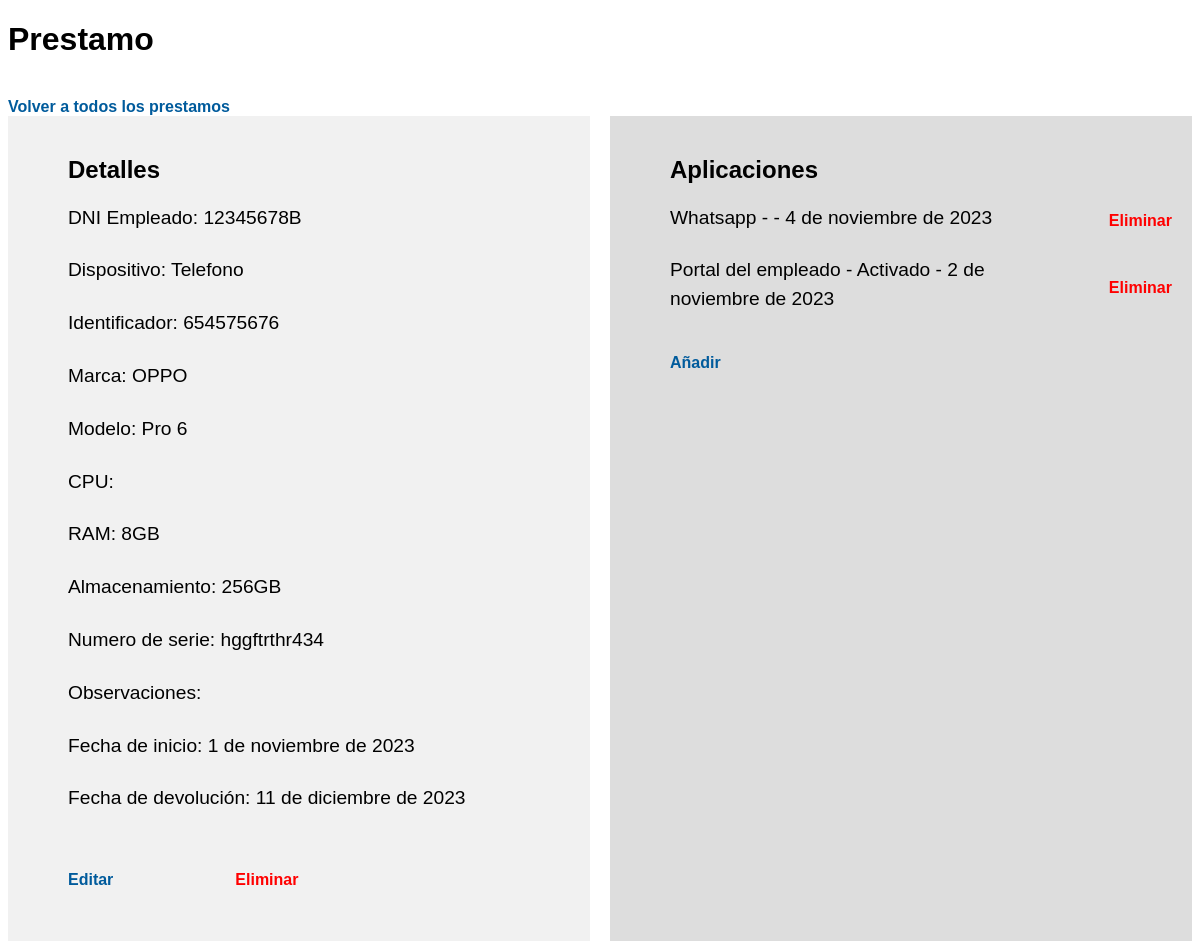
The page /informes/prestamos/12/ (signed in) on the database its author committed.
### informes/models.py (models this page shows, shortened)
class Prestamo(models.Model):
    empleado = models.ForeignKey(Empleado, on_delete=models.CASCADE)
    DISPOSITIVO_CHOICES = (
        ('Telefono','Telefono'),
        ('Ordenador','Ordenador'),
    )
    Dispositivo = models.CharField(max_length=9, choices=DISPOSITIVO_CHOICES)
    Identificador = models.CharField(max_length=30)
    Marca = models.CharField(max_length=30)
    Modelo = models.CharField(max_length=50)
    CPU = models.CharField(max_length=50, blank=True)
    RAM_CHOICES = (
        ('2GB','2GB'),
        ('3GB','3GB'),
        ('4GB','4GB'),
        ('8GB','8GB'),
        ('12GB','12GB'),
        ('16GB','16GB'),
        ('32GB','32GB'),
        ('64GB','64GB'),
    )
    RAM = models.CharField(max_length=5, choices=RAM_CHOICES)
    ALMACENAMIENTO_CHOICES = (
        ('16GB','16GB'),
        ('32GB','32GB'),
        ('64GB','64GB'),
        ('128GB','128GB'),
        ('256GB','256GB'),
        ('512GB','512GB'),
        ('1TB','1TB'),
    )
    Almacenamiento = models.CharField(max_length=6, choices=ALMACENAMIENTO_CHOICES)
    NumeroSerie = models.CharField(max_length=50)
    Observaciones = models.CharField(max_length=70, blank=True)
    FechaInicio = models.DateField('Fecha Inicio')
    FechaDevolucion = models.DateField('Fecha Entrega', blank=True, null=True)

class Aplicaciones(models.Model):
    prestamo = models.ForeignKey(Prestamo, on_delete=models.CASCADE)
    programa = models.CharField(max_length=35, blank=True)
    detalles = models.CharField(max_length=70, blank=True)
    fecha = models.DateField('Fecha', blank=True, null=True)

### informes/views.py (the view)
# urls.py: path('prestamos/<int:prestamo_id>/',views.prestamo,name='prestamo'),
def prestamo(request, prestamo_id):
    if not request.user.is_authenticated:
        return render(request, 'informes/error.html')
    atributos = Prestamo.objects.values().filter(id=prestamo_id)
    apps = Aplicaciones.objects.values().filter(prestamo=prestamo_id)
    template = loader.get_template('informes/prestamo.html')
    context = {
        'atributos':atributos,'apps':apps,
    }
    return HttpResponse(template.render(context,request))

### informes/templates/informes/prestamo.html (shortened to what this page needs)
{% load static %}
<!DOCTYPE html>
<html lang="en">
<head>
    <link rel="stylesheet" href="{% static 'informes/prestamo.css' %}?version=1">
</head>
<body>
    <h1>Prestamo</h1>
    <br>
    <a href="/informes/prestamos">Volver a todos los prestamos</a>
    {% if atributos %}
    <div class="container">
        <div class="left">
            <ul>
                {% for dato in atributos %}
                <h2>Detalles</h2>
                <li>DNI Empleado: {{ dato.empleado_id }}</li>
                <br>
                <li>Dispositivo: {{dato.Dispositivo}}</li>
                <br>
                <li>Identificador: {{dato.Identificador}}</li>
                <br>
                <li>Marca: {{ dato.Marca }}</li>
                <br>
                <li>Modelo: {{ dato.Modelo }}</li>
                <br>
                <li>CPU: {{ dato.CPU }}</li>
                <br>
                <li>RAM: {{ dato.RAM }}</li>
                <br>
                <li>Almacenamiento: {{ dato.Almacenamiento }}</li>
                <br>
                <li>Numero de serie: {{ dato.NumeroSerie }}</li>
                <br>
                <li>Observaciones: {{ dato.Observaciones }}</li>
                <br>
                <li>Fecha de inicio: {{ dato.FechaInicio }}</li>
                <br>
                <li>Fecha de devolución: {{ dato.FechaDevolucion }}</li>
                <br>
                <br>
                <div class="botones">
                    <div class="botleft">
                        <p><a href="/informes/prestamos/editar/{{ dato.id }}/">Editar</a></p>
                    </div>
                    <div class="botmid">
                        <form action="" method="POST">
                            <a class="borrar" href="/informes/prestamos/delete/{{ dato.id }}">Eliminar</a>
                        </form>
                    </div>
                    <div>
                    </div>
                </div>
                {% endfor %}
            </ul>
            {% else %}
            <p>No hay nada prestado</p>
            {% endif %}
        </div>
        <div class="right">
            {% if apps %}
            <ul>
                <h2>Aplicaciones</h2>
                {% for app in apps %}
                <div class="app">
                    <div>
                        <li>{{ app.programa }} - {{ app.detalles }} - {{ app.fecha }}</li>
                    </div>
                    <div><a href="/informes/prestamos/delete/apps/{{ app.id }}" class="borrarapp">Eliminar</a></div>
                </div>
                <br>
                {% endfor %}
                <div class="botones">
                    {% for dato in atributos %}
                    <div class="botleft">
                        <p><a href="/informes/prestamos/crear/apps/{{ dato.id }}">Añadir</a></p>
                    </div>
                    <div class="botmid">
                        {% endfor %}
                    </div>
                    <div>
                    </div>
                </div>
            </ul>
            {% else %}
            <h2>Aplicaciones</h2>
            <p>No hay nada instalado</p>
            {% for dato in atributos %}
            <p><a href="/informes/prestamos/crear/apps/{{ dato.id }}">Añadir</a></p>
            {% endfor %}
            {% endif %}
        </div>
    </div>
</body>
</html>

### informes/static/informes/prestamo.css (style rules this page uses)
body { font-family: Arial, Helvetica, sans-serif; }
a { color: #005b9c; text-decoration: none; font-weight: bold; transition: color 0.3s ease; }
li { font-size: 1.2em; line-height: 1.5; margin-bottom: 6px; list-style: none; position: relative; }
li::before { color: #007bff; font-weight: bold; font-size: 1.2em; position: absolute; left: -1.2em; top: 0.2em; }
.container { display: grid; grid-template-columns: 1fr 1fr; gap: 20px; }
.left { background-color: #f1f1f1; padding: 20px; }
.right { background-color: #ddd; padding: 20px; }
.botones { display: grid; grid-template-columns: 1fr 1fr 1fr; }
.borrar { color: red; }
.botmid { display: flex; align-items: center; }
.app { display: grid; grid-template-columns: 2fr 1fr; height: auto; align-items: center; }
.borrarapp { margin-left: 3cm; margin-top: 6px; color: red; }

### rows shown on the page
Prestamo: empleado_id "12345678B", Dispositivo "Telefono", Identificador "654575676", Marca "OPPO", Modelo "Pro 6", RAM "8GB", Almacenamiento "256GB", NumeroSerie "hggftrthr434", FechaInicio "1 de noviembre de 2023", FechaDevolucion "11 de diciembre de 2023"
Aplicaciones: programa "Whatsapp", fecha "4 de noviembre de 2023"
Aplicaciones: programa "Portal del empleado", detalles "Activado", fecha "2 de noviembre de 2023"
